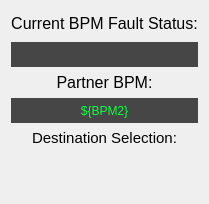
    <widget class="QFrame" name="frame_18">
     <property name="frameShape">
      <enum>QFrame::NoFrame</enum>
     </property>
     <property name="frameShadow">
      <enum>QFrame::Sunken</enum>
     </property>
     <layout class="QGridLayout" name="gridLayout_26">
      <item row="0" column="0">
       <widget class="PyDMLabel" name="PyDMLabel_17">
        <property name="minimumSize">
         <size>
          <width>0</width>
          <height>25</height>
         </size>
        </property>
        <property name="font">
         <font>
          <pointsize>12</pointsize>
         </font>
        </property>
        <property name="toolTip">
         <string/>
        </property>
        <property name="frameShape">
         <enum>QFrame::NoFrame</enum>
        </property>
        <property name="text">
         <string>Current BPM Fault Status:</string>
        </property>
        <property name="alignment">
         <set>Qt::AlignCenter</set>
        </property>
       </widget>
      </item>
      <item row="2" column="0">
       <widget class="QLabel" name="label_2">
        <property name="font">
         <font>
          <pointsize>12</pointsize>
         </font>
        </property>
        <property name="text">
         <string>Partner BPM:</string>
        </property>
        <property name="alignment">
         <set>Qt::AlignCenter</set>
        </property>
       </widget>
      </item>
      <item row="1" column="0">
       <widget class="PyDMLabel" name="PyDMLabel_18">
        <property name="minimumSize">
         <size>
          <width>0</width>
          <height>25</height>
         </size>
        </property>
        <property name="font">
         <font>
          <pointsize>9</pointsize>
         </font>
        </property>
        <property name="toolTip">
         <string/>
        </property>
        <property name="styleSheet">
         <string notr="true">color: rgb(12, 255, 68);
background-color: rgb(70, 70, 70);</string>
        </property>
        <property name="text">
         <string/>
        </property>
        <property name="alignment">
         <set>Qt::AlignCenter</set>
        </property>
        <property name="alarmSensitiveContent" stdset="0">
         <bool>false</bool>
        </property>
        <property name="channel" stdset="0">
         <string>ca://${DEVICE}:X_FLT_TEST</string>
        </property>
       </widget>
      </item>
      <item row="3" column="0">
       <widget class="PyDMLabel" name="PyDMLabel_16">
        <property name="minimumSize">
         <size>
          <width>0</width>
          <height>25</height>
         </size>
        </property>
        <property name="font">
         <font>
          <pointsize>9</pointsize>
         </font>
        </property>
        <property name="toolTip">
         <string/>
        </property>
        <property name="styleSheet">
         <string notr="true">color: rgb(12, 255, 68);
background-color: rgb(70, 70, 70);</string>
        </property>
        <property name="text">
         <string>${BPM2}</string>
        </property>
        <property name="alignment">
         <set>Qt::AlignCenter</set>
        </property>
        <property name="alarmSensitiveContent" stdset="0">
         <bool>false</bool>
        </property>
       </widget>
      </item>
      <item row="4" column="0">
       <widget class="QLabel" name="label_3">
        <property name="font">
         <font>
          <pointsize>11</pointsize>
         </font>
        </property>
        <property name="text">
         <string>Destination Selection:</string>
        </property>
        <property name="alignment">
         <set>Qt::AlignCenter</set>
        </property>
       </widget>
      </item>
      <item row="7" column="0">
       <spacer name="verticalSpacer_9">
        <property name="orientation">
         <enum>Qt::Vertical</enum>
        </property>
        <property name="sizeHint" stdset="0">
         <size>
          <width>20</width>
          <height>40</height>
         </size>
        </property>
       </spacer>
      </item>
      <item row="6" column="0">
       <widget class="PyDMEmbeddedDisplay" name="PyDMEmbeddedDisplay_6">
        <property name="minimumSize">
         <size>
          <width>0</width>
          <height>0</height>
         </size>
        </property>
        <property name="toolTip">
         <string/>
        </property>
        <property name="frameShape">
         <enum>QFrame::NoFrame</enum>
        </property>
        <property name="macros" stdset="0">
         <string>{&quot;MPS_PREFIX&quot;:&quot;${MPS_PREFIX}&quot;,&quot;DEST0&quot;:&quot;Laser&quot;,&quot;DEST1&quot;:&quot;Diag0&quot;,&quot;DEST2&quot;:&quot;SC_BSYD&quot;,&quot;DEST3&quot;:&quot;SC_HXR&quot;,&quot;DEST4&quot;:&quot;SC_SXR&quot;,&quot;DEST5&quot;:&quot;LESA&quot;,&quot;DEST6&quot;:&quot;0&quot;,&quot;DEST7&quot;:&quot;0&quot;,&quot;DEST8&quot;:&quot;0&quot;,&quot;DEST9&quot;:&quot;0&quot;,&quot;DEST10&quot;:&quot;0&quot;,&quot;DEST11&quot;:&quot;0&quot;,&quot;DEST12&quot;:&quot;0&quot;,&quot;DEST13&quot;:&quot;0&quot;,&quot;DEST14&quot;:&quot;0&quot;,&quot;DEST15&quot;:&quot;0&quot;}</string>
        </property>
        <property name="filename" stdset="0">
         <string>destination_selector.py</string>
        </property>
       </widget>
      </item>
     </layout>
    </widget>
